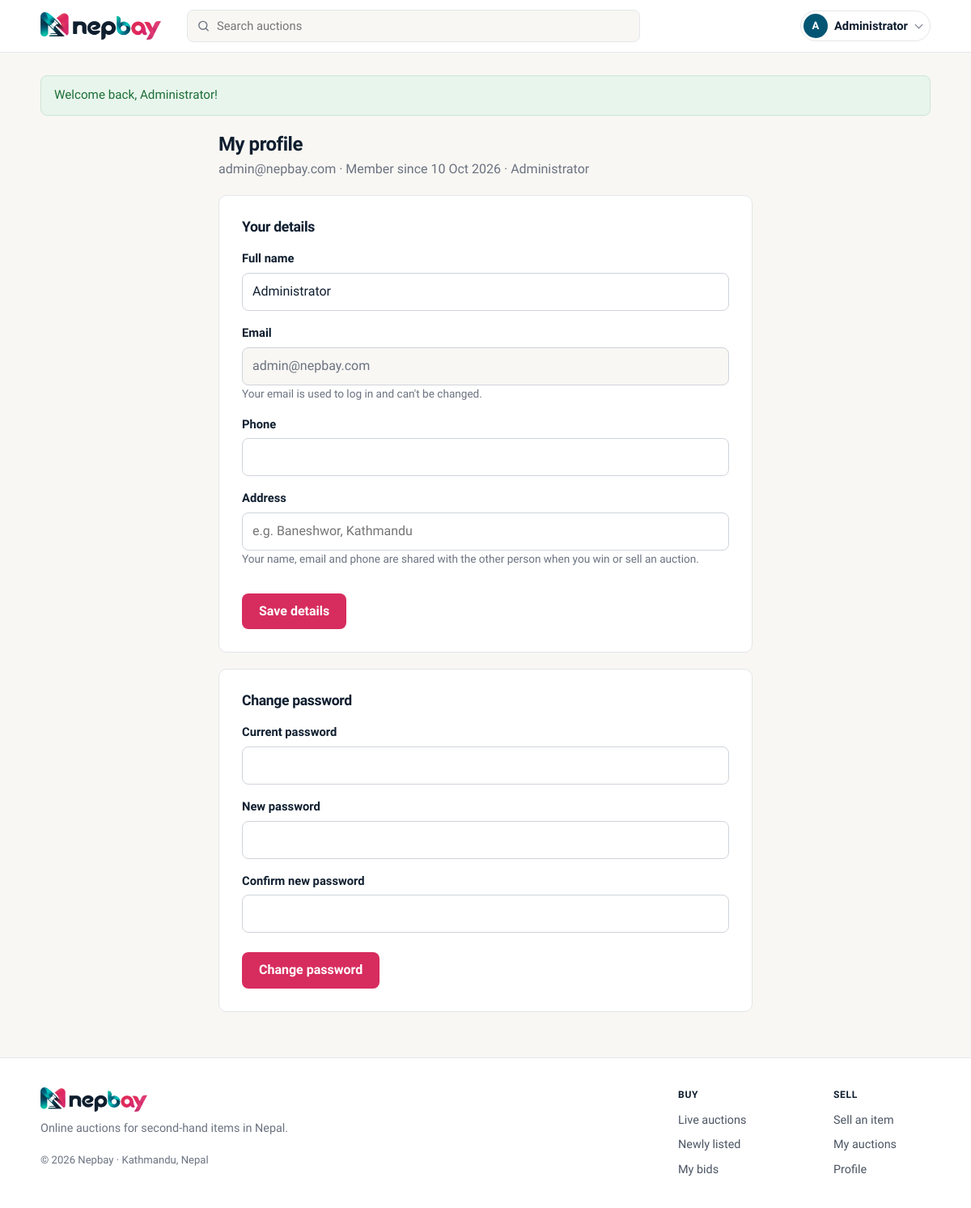
The app's page /profile.php (signed in) with its own data.
### tables this page shows
CREATE TABLE IF NOT EXISTS users (
    id            INT UNSIGNED AUTO_INCREMENT PRIMARY KEY,
    name          VARCHAR(100) NOT NULL,
    email         VARCHAR(150) NOT NULL UNIQUE,
    password_hash VARCHAR(255) NOT NULL,           
    phone         VARCHAR(20)  NULL,
    address       VARCHAR(255) NULL,
    role          ENUM('user', 'admin') NOT NULL DEFAULT 'user',
    status        ENUM('active', 'blocked') NOT NULL DEFAULT 'active',
    created_at    DATETIME NOT NULL DEFAULT CURRENT_TIMESTAMP
);

### includes/functions.php (called while the page is built, shortened)
<?php
function e(?string $text): string
{
    return htmlspecialchars($text ?? '', ENT_QUOTES, 'UTF-8');
}
function format_date(string $datetime): string
{
    return date('j M Y', strtotime($datetime));
}
function get_flash(): ?array
{
    $flash = $_SESSION['flash'] ?? null;
    return $flash;
}

### includes/db.php (called while the page is built)
<?php
function db(): PDO
{
    static $pdo = null;
    if ($pdo === null) {
        $dsn = 'mysql:host=' . DB_HOST . ';dbname=' . DB_NAME . ';charset=utf8mb4';
        $pdo = new PDO($dsn, DB_USER, DB_PASS, [
            PDO::ATTR_ERRMODE            => PDO::ERRMODE_EXCEPTION,
            PDO::ATTR_DEFAULT_FETCH_MODE => PDO::FETCH_ASSOC,
            PDO::ATTR_EMULATE_PREPARES   => false,
        ]);
        $pdo->exec("SET time_zone = '+05:45'");
    }
    return $pdo;
}

### includes/auth.php (called while the page is built, shortened)
<?php
function current_user(): ?array
{
    static $user = false;
    if ($user === false) {
        $user = null;
        if (isset($_SESSION['user_id'])) {
            $stmt = db()->prepare('SELECT id, name, email, phone, address, role, status FROM users WHERE id = ?');
            $stmt->execute([$_SESSION['user_id']]);
            $row = $stmt->fetch();
            if ($row && $row['status'] === 'active') {
                $user = $row;
            } else {
                unset($_SESSION['user_id']);
            }
        }
    }
    return $user;
}
function is_logged_in(): bool
{
    return current_user() !== null;
}
function require_login(): void
{
    if (!is_logged_in()) {
        set_flash('error', 'Please log in to continue.');
        $currentPage = substr($_SERVER['REQUEST_URI'], strlen(BASE_URL));
        redirect('/login.php?redirect=' . urlencode($currentPage));
    }
}

### profile.php (the view, shortened to what this page needs)
<?php
require_login();
$user = current_user();
$isDetailsForm = ($_POST['action'] ?? '') === 'details';
$name    = $isDetailsForm ? $_POST['name']    : $user['name'];
$phone   = $isDetailsForm ? $_POST['phone']   : $user['phone'];
$address = $isDetailsForm ? $_POST['address'] : $user['address'];
$stmt = db()->prepare('SELECT created_at FROM users WHERE id = ?');
$stmt->execute([$user['id']]);
$memberSince = $stmt->fetchColumn();
require __DIR__ . '/includes/header.php';
?>
<div class="form-page">
    <h1>My profile</h1>
    <p class="muted">
        <?= e($user['email']) ?> &middot; Member since <?= format_date($memberSince) ?>
        <?= $user['role'] === 'admin' ? '&middot; Administrator' : '' ?>
    </p>
    <form method="post" novalidate>
        <h2>Your details</h2>
        <label for="name">Full name</label>
        <input type="text" id="name" name="name" value="<?= e($name) ?>" maxlength="100" autocomplete="name" required>
        <label for="email">Email</label>
        <input type="email" id="email" value="<?= e($user['email']) ?>" disabled>
        <p class="hint">Your email is used to log in and can't be changed.</p>
        <label for="phone">Phone</label>
        <input type="tel" id="phone" name="phone" value="<?= e($phone) ?>" maxlength="20" autocomplete="tel">
        <label for="address">Address</label>
        <input type="text" id="address" name="address" value="<?= e($address) ?>" maxlength="255" placeholder="e.g. Baneshwor, Kathmandu">
        <p class="hint">Your name, email and phone are shared with the other person when you win or sell an auction.</p>
        <button type="submit" class="btn">Save details</button>
    </form>
    <form method="post" novalidate>
        <h2>Change password</h2>
        <label for="current_password">Current password</label>
        <input type="password" id="current_password" name="current_password" autocomplete="current-password" required>
        <label for="new_password">New password</label>
        <input type="password" id="new_password" name="new_password" minlength="8" autocomplete="new-password" required>
        <label for="confirm_password">Confirm new password</label>
        <input type="password" id="confirm_password" name="confirm_password" minlength="8" autocomplete="new-password" required>
        <button type="submit" class="btn">Change password</button>
    </form>
</div>
<?php require __DIR__ . '/includes/footer.php'; ?>

### includes/header.php (shortened to what this page needs)
<?php
$user  = current_user();
$flash = get_flash();
$currentScript = substr($_SERVER['SCRIPT_NAME'], strlen(BASE_URL));
$searchText    = $currentScript === '/index.php' ? ($_GET['q'] ?? '') : '';
?>
<!DOCTYPE html>
<html lang="en">
<head>
    <link rel="stylesheet" href="<?= BASE_URL ?>/assets/css/style.css?v=<?= filemtime(__DIR__ . '/../assets/css/style.css') ?>">
</head>
<body>
<header class="navbar">
    <div class="container nav-inner">
        <a href="<?= BASE_URL ?>/index.php" class="logo"><img src="<?= BASE_URL ?>/assets/img/logo.png" alt="Nepbay"></a>
        <form action="<?= BASE_URL ?>/index.php" method="get" class="nav-search" role="search">
            <input type="search" name="q" value="<?= e($searchText) ?>" placeholder="Search auctions" aria-label="Search auctions">
        </form>
        <div class="nav-actions">
            <?php if ($user): ?>
                <details class="account-menu">
                    <summary aria-label="Account menu">
                        <span class="avatar" aria-hidden="true"><?= e(mb_strtoupper(mb_substr($user['name'], 0, 1))) ?></span>
                        <span class="account-name"><?= e(explode(' ', $user['name'])[0]) ?></span>
                    </summary>
                </details>
            <?php else: ?>
                <a href="<?= BASE_URL ?>/login.php" class="btn-ghost">Log in</a>
                <a href="<?= BASE_URL ?>/register.php" class="btn btn-small">Register</a>
            <?php endif; ?>
        </div>
    </div>
</header>
<main class="container">
    <?php if ($flash): ?>
        <div class="alert alert-<?= e($flash['type']) ?>" role="<?= $flash['type'] === 'error' ? 'alert' : 'status' ?>"><?= e($flash['message']) ?></div>
    <?php endif; ?>

### assets/css/style.css (style rules this page uses)
:root { --primary: #d72c5e; --primary-dark: #b81f4c; --navy: #035574; --navy-soft: #e6f0f3; --text: #0f1e2f; --text-soft: #4b5563; --muted: #6b7280; --border: #e3e6ea; --border-strong: #cfd4da; --bg: #f8f7f3; --surface-alt: #fafaf8; --white: #ffffff; --success-bg: #e8f5ec; --success-text: #1b6e36; --warning-bg: #fff4e0; --warning-text: #8a4f06; --error-bg: #fdecee; --error-text: #b4232f; --neutral-bg: #eef0f3; --radius: 8px; --radius-lg: 10px; }
* { box-sizing: border-box; margin: 0; padding: 0; }
body { font-family: "Plus Jakarta Sans", system-ui, -apple-system, "Segoe UI", Roboto, sans-serif; font-size: 16px; color: var(--text); background: var(--bg); line-height: 1.55; min-height: 100vh; display: flex; flex-direction: column; -webkit-font-smoothing: antialiased; }
h1, h2, h3 { line-height: 1.25; letter-spacing: -0.02em; }
a { color: var(--navy); text-decoration: none; }
img { max-width: 100%; }
.container { width: 100%; max-width: 1140px; margin: 0 auto; padding: 0 20px; }
main.container { flex: 1; padding-top: 28px; padding-bottom: 56px; }
.muted { color: var(--muted); }
.navbar { position: sticky; top: 0; z-index: 20; background: var(--white); border-bottom: 1px solid var(--border); }
.nav-inner { display: flex; align-items: center; gap: 32px; height: 64px; }
.logo { display: flex; align-items: center; flex-shrink: 0; }
.logo img { height: 34px; width: auto; display: block; }
.nav-search { position: relative; flex: 1; max-width: 560px; }
.nav-search input { width: 100%; height: 40px; padding: 0 14px 0 36px; font: inherit; font-size: 0.92rem; color: var(--text); background: var(--bg); border: 1px solid var(--border); border-radius: var(--radius); }
.nav-actions { display: flex; align-items: center; gap: 12px; margin-left: auto; white-space: nowrap; }
.account-menu { position: relative; }
.account-menu summary { display: flex; align-items: center; gap: 8px; cursor: pointer; list-style: none; padding: 3px 10px 3px 3px; border: 1px solid var(--border); border-radius: 999px; font-size: 0.92rem; font-weight: 600; color: var(--text); }
.account-menu summary::after { content: ""; width: 6px; height: 6px; margin-left: 2px; border: solid var(--muted); border-width: 0 1.5px 1.5px 0; transform: translateY(-2px) rotate(45deg); }
.avatar { width: 30px; height: 30px; border-radius: 50%; display: grid; place-items: center; background: var(--navy); color: var(--white); font-size: 0.82rem; font-weight: 700; }
.btn { display: inline-block; background: var(--primary); color: var(--white); border: 1px solid transparent; border-radius: var(--radius); padding: 10px 20px; font: inherit; font-weight: 600; line-height: 1.4; cursor: pointer; text-align: center; }
.alert { padding: 12px 16px; border-radius: var(--radius); margin-bottom: 20px; font-size: 0.95rem; border: 1px solid transparent; }
.alert-success { background: var(--success-bg); color: var(--success-text); border-color: #cbe6d3; }
label { display: block; font-weight: 600; font-size: 0.92rem; margin: 16px 0 6px; }
input[type="text"], input[type="email"], input[type="tel"], input[type="password"], input[type="number"], select, textarea { width: 100%; padding: 10px 12px; font: inherit; color: var(--text); background: var(--white); border: 1px solid var(--border-strong); border-radius: var(--radius); }
input:disabled { background: var(--bg); color: var(--muted); }
.hint { font-size: 0.85rem; color: var(--muted); margin-bottom: 8px; }
.form-page { max-width: 660px; margin: 0 auto; }
.form-page h1 { font-size: 1.5rem; }
.form-page > .muted { margin-top: 4px; }
.form-page form { background: var(--white); border: 1px solid var(--border); border-radius: var(--radius-lg); padding: 10px 28px 28px; margin-top: 20px; }
.form-page form h2 { font-size: 1.1rem; margin-top: 18px; }
.form-page .btn { margin-top: 24px; }

### records on screen
users: name "A", name "Administrator", email "admin@nepbay.com", created_at "10 Oct 2026"

### other values on screen
$flash['message'] "Welcome back, Administrator!"
